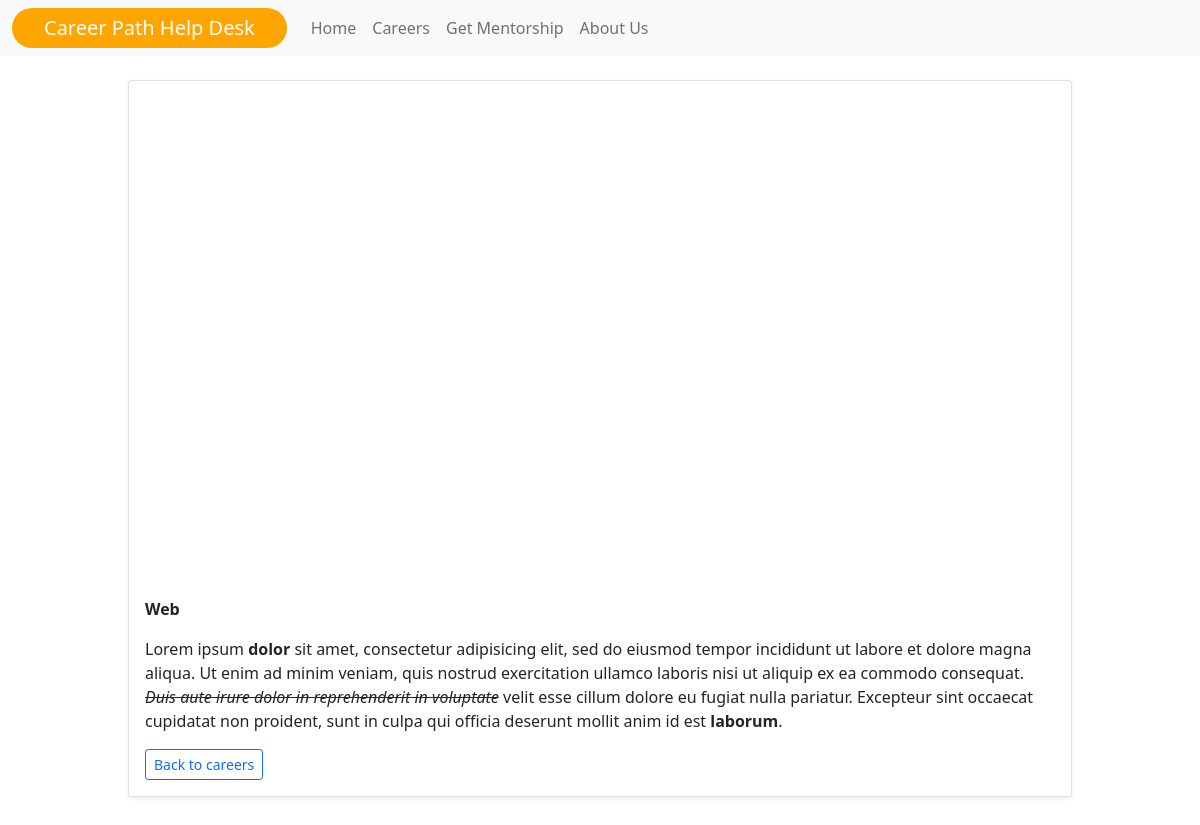
/careers/7, run on the app's committed database.
### main/models.py (models this page shows)
class Career(db.Model):
    id = db.Column(db.Integer(), primary_key=True)
    career_name = db.Column(db.String(), unique=True, nullable=False)
    description = db.Column(db.String(), nullable=False)
    content = db.Column(db.String(), nullable=False)
    img = db.Column(db.Text(), nullable=False)
    img_name = db.Column(db.Text(), nullable=False)
    mimetype = db.Column(db.Text(), nullable=False)

### main/routes.py (the view)
@app.route('/careers/<int:id>')
def career(id):
    career = Career.query.get_or_404(id)
    return render_template('careers.html', career=career)

### main/templates/careers.html (shortened to what this page needs)
{% extends 'index.html' %}
{% block content %}
        <div id="sigle-career" class="card shadow-sm">
            <svg class="bd-placeholder-img card-img-top" width="100%" height="500" xmlns="http://www.w3.org/2000/svg" role="img" aria-label="Placeholder: Thumbnail" preserveAspectRatio="xMidYMid slice" focusable="false" style="background-size: cover; ">
            </svg>
            <div class="card-body">
              <p class="card-text"><strong>{{ career.career_name }}</strong> </p>
              <p class="card-text">{{ career.content|safe }}</p>
              <div class="d-flex justify-content-between align-items-center">
                <div class="btn-group">
                  <a type="button" class="btn btn-sm btn-outline-primary" href="{{ url_for('careers')}}">Back to careers</a>
                </div>
              </div>
            </div>
        </div>
{% endblock %}

### main/static/css/styles.css (style rules this page uses)
.bd-placeholder-img { font-size: 1.125rem; background-position: center; text-anchor: middle; -webkit-user-select: none; -moz-user-select: none; user-select: none; }

### data on the page
Career: career_name "Web", content "Lorem ipsum dolor sit amet, consectetur adipisicing elit, sed do eiusmod tempor incididunt ut labore et dolore magna aliqua. Ut enim ad minim veniam, quis nostrud exercitation ullamco laboris nisi ut aliquip ex ea commodo consequat. Duis aute irure dolor in reprehenderit in voluptate velit esse cillum dolore eu fugiat nulla pariatur. Excepteur sint occaecat cupidatat non proident, sunt in culpa qui officia deserunt mollit anim id est laborum ."
